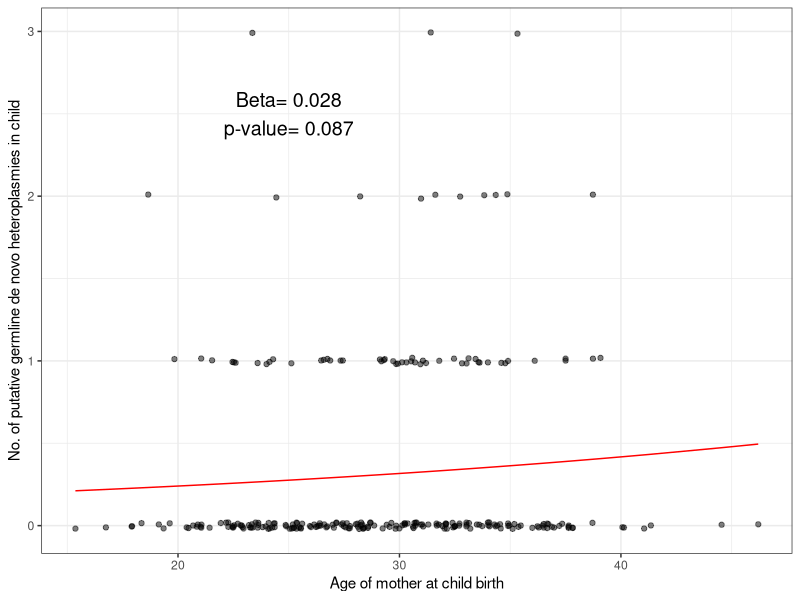

This figure's R source:
## ---- chunk 1
knitr::opts_chunk$set(echo = TRUE, warning = FALSE, message = FALSE)
## ---- chunk 2
library(data.table)
library(dplyr)
library(ggplot2)
library(here)

#read conservative table of heteroplasmies and their counts in all family members
allfam<-fread(
  here("Data_files/hqcounts_cleaned_conservative_09272018.txt"),
       sep="\t",
       header=T)

## ---- chunk 3

hq.2t.fam<-allfam%>%
  group_by(FID,position)%>%
  summarize(nhets=length(which(maf>0.01)))%>%
  filter(.,nhets==2)%>%
  mutate(fam_het_id=paste(FID,position,sep="_"))


## ---- chunk 4
hq.2t.ind<-allfam%>%
  filter(fam_het_id%in%hq.2t.fam$fam_het_id)%>%
  group_by(FID,fam_het_id,fam_cat,individual_id,level,position)%>%
  summarize(nhets=length(which(maf>0.01)))%>%
  filter(nhets==2)

## ---- chunk 5
hq.denovo<-hq.2t.ind%>%
  filter(
    fam_cat%in%c("g1m1c2","tg1m1c1c2g2","g1m1c2m2c0","g1m1c3") & level=="m1"|
    fam_cat%in%c("m1c2","m1c3","m1c4","m1c5") & level%in%c("c1","c2","c3","c4","c5"))%>%
  mutate(individual_het_id=paste(individual_id,position,sep="_"))

#103 cases

#extract data for sites which are denovo from all family members
allfam.denovo<-allfam%>%
  filter(fam_het_id%in%hq.denovo$fam_het_id)%>%
  mutate(individual_het_id=paste(individual_id,position,sep="_"))
## ---- chunk 6

hq.denovo.red<-allfam.denovo%>%
  group_by(FID,position)%>%
  summarize(
    nhets.2p = length(
      setdiff(which(maf>0.002),
              which(individual_het_id%in%hq.denovo$individual_het_id)
              )))%>%
  mutate(fam_het_id=paste(FID,position,sep="_"))%>%
  filter(nhets.2p==0)
                              
                                            

#78 cases

#isolate these cases - frequency info for all family members
allfam.denovo.red<-allfam%>%
  filter(fam_het_id%in%hq.denovo.red$fam_het_id)%>%
  mutate(individual_het_id=paste(individual_id,position,sep="_"))

#output these heteroplasmies for supplement
hq.ind.denovo<-allfam.denovo.red%>%
  filter(maf>0.01)%>%
  select(FID,mother_id,individual_id,level,tissue,position,maf)

# fwrite(hq.ind.denovo,"files/Analysis/Denovo_mutations/
#hq_denovo_mutations_03202019.txt",
#sep="\t",col.names=T,row.names=F,quote=F)


## ---- chunk 7

hq.ndenovo.per.ind<-allfam.denovo.red%>%
  filter(maf>0.01)%>%
  group_by(FID,level,individual_id,age_collection,age_birth)%>%
  summarise(ndenovo.hets=length(unique(position)))%>%
  group_by(FID,level,individual_id,age_collection,age_birth)%>%
  summarise(nhets=sum(ndenovo.hets))%>%
  mutate(age.c=age_collection/365,age.b=age_birth/365)

## ---- chunk 8

#for this, read in the whole famfile 
famfile<-fread(
  here("Data_files/famfile_cleared_conservative_09272018.txt"),
       header=T,
       sep="\t")
## ---- chunk 9

#"not in" function
"%ni%"<-Negate("%in%")

allfam.nodenovo<-famfile[
  which(
    (famfile$individual_id%ni%hq.ndenovo.per.ind$individual_id &
       famfile$fam_cat%in%c("g1m2","g1m1c2","g1m1c2m2c0","g1m1c3") &
       famfile$level%in%c("m1","m2","c1","c2","c3")) |
      (famfile$individual_id%ni%hq.ndenovo.per.ind$individual_id &
         famfile$fam_cat%in%c("tg1m1c3","tg1m1c1c2g2") &
         famfile$level%in%c("g1","g2","m1","c1","c2","c3")) |
      (famfile$individual_id%ni%hq.ndenovo.per.ind$individual_id &
         famfile$fam_cat%in%c("m1c2","m1c3","m1c4","m1c5") & 
         famfile$level%in%c("c1","c2","c3","c4","c5"))),]


nodenovo.per.ind<-allfam.nodenovo%>%
  group_by(FID,level,individual_id,age_collection,age_birth)%>%
  summarize(nhets=0)%>%
  mutate(age.c=age_collection/365,age.b=age_birth/365)


hq.ndenovo.per.ind<-rbind(hq.ndenovo.per.ind,nodenovo.per.ind)

hq.ndenovo.per.ind<-hq.ndenovo.per.ind[order(hq.ndenovo.per.ind$individual_id),]


## ---- chunk 10

#poisson regression of nhets ~ age at birth
pred.age.b<-hq.ndenovo.per.ind%>%
  filter(is.na(age.b)=="FALSE")
hq.age.b<-glm(data=pred.age.b,nhets~age.b,family="poisson")
pred.age.b$pred.nhets=predict(hq.age.b,type="response")

beta=round(summary(hq.age.b)$coeff[2,1],3)
pval=round(
  pnorm(
    summary(hq.age.b)$coeff[2,3],
    lower.tail=F),
  3) # one-sided test as we expect there to be an increase with age

#plot this
#plot relationship between nhets and age at birth
plt.nhets.ageb<-ggplot(hq.ndenovo.per.ind,aes(age.b,nhets))+
  geom_point(alpha=0.5,position=position_jitter(height=0.02,width=NULL))+
  geom_line(data=pred.age.b,aes(x=age.b,pred.nhets),color="red")+
  theme_bw()+
  labs(x="Age of mother at child birth",
       y="No. of putative germline de novo heteroplasmies in child")+
  annotate(geom="text",x=25,y=2.5,
           label=paste("Beta= ",beta,"\np-value= ",pval,sep=""),size=5)

plt.nhets.ageb

